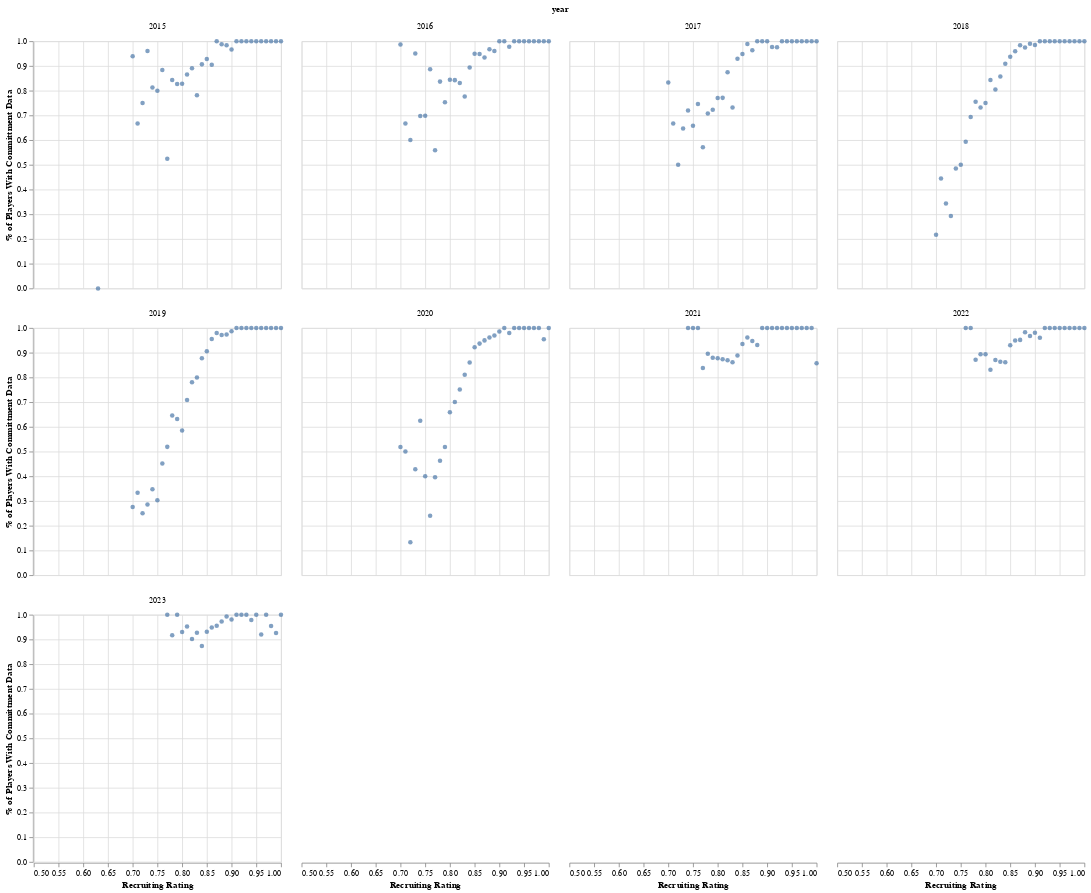

The cell this chart's notebook holds for it:
### Code cell
data['rating_rounded'] = data['rating'].round(2)
scatter = data.groupby(by = ['year', 'rating_rounded']).agg({'committed_hasdata_flag': 'mean'}).reset_index()

alt.Chart(scatter).mark_circle().encode(
    x = alt.X('rating_rounded', scale=alt.Scale(domain=[.5, 1.0]), title = 'Recruiting Rating'), 
    y = alt.Y('committed_hasdata_flag', title = '% of Players With Committment Data')).facet(
    facet = 'year', columns = 4)

### Figure 1 — Vega-Lite specification as saved in the notebook (floating-point values rounded to 4 significant figures; data arrays with more than 128 entries replaced by an {"elided": "..."} marker saying what was removed)
{"config": {"view": {"continuousWidth": 300, "continuousHeight": 300}}, "data": {"name": "data-6a7784f3f9595e3a0ed58f229247ef98"}, "facet": {"field": "year", "type": "quantitative"}, "spec": {"mark": {"type": "circle"}, "encoding": {"x": {"field": "rating_rounded", "scale": {"domain": [0.5, 1.0]}, "title": "Recruiting Rating", "type": "quantitative"}, "y": {"field": "committed_hasdata_flag", "title": "% of Players With Committment Data", "type": "quantitative"}}}, "columns": 4, "$schema": "https://vega.github.io/schema/vega-lite/v5.16.3.json", "datasets": {"data-6a7784f3f9595e3a0ed58f229247ef98": {"elided": "263 records"}}}
